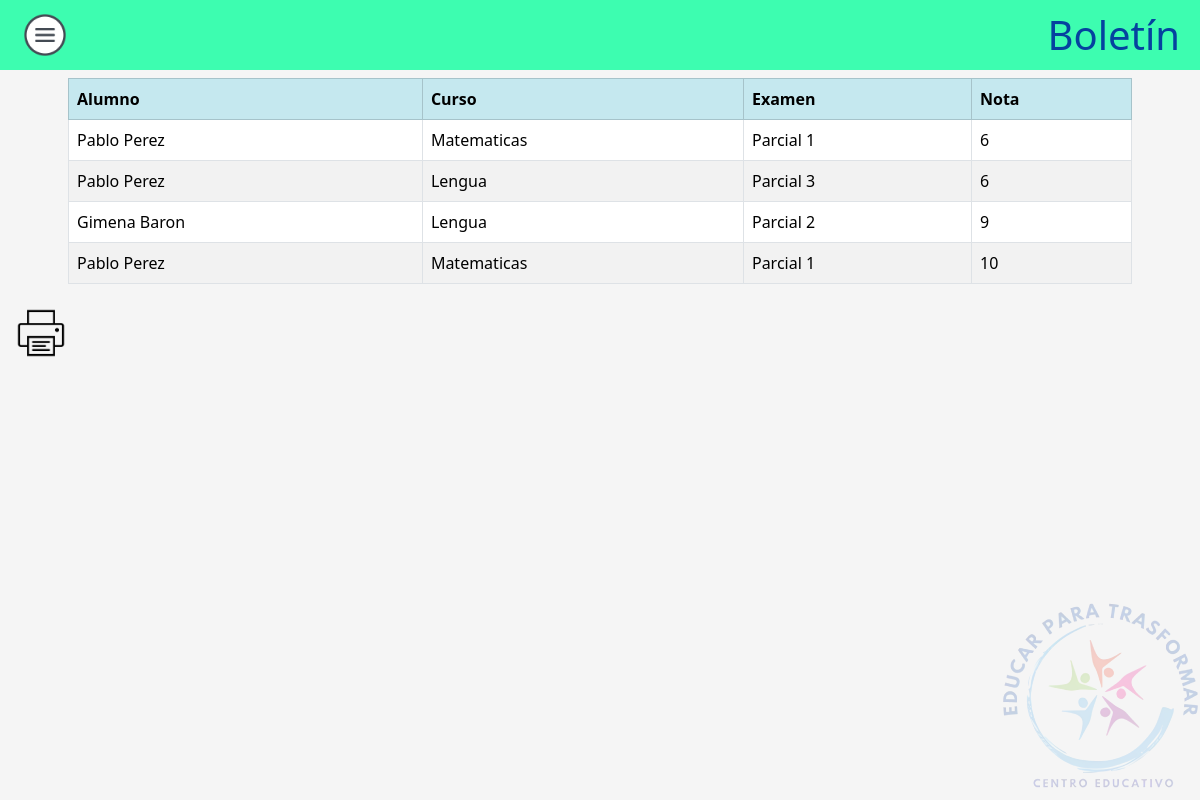
Screenshot of /Padre/boletinHijo.php (signed in) with the database file from the repository.
### tables this page shows
CREATE TABLE `alumno` (
  `id` int(11) NOT NULL,
  `correo` varchar(50) DEFAULT NULL,
  `password` varchar(50) DEFAULT NULL,
  `idPadre` int(11) DEFAULT NULL,
  `legajo` int(30) NOT NULL,
  `nombre` varchar(50) NOT NULL
);

CREATE TABLE `curso` (
  `id` int(11) NOT NULL,
  `nombre` varchar(50) NOT NULL
);

CREATE TABLE `examen` (
  `id` int(11) NOT NULL,
  `nombre` varchar(30) DEFAULT NULL,
  `idCurso` int(11) DEFAULT NULL,
  `idDocente` int(11) DEFAULT NULL
);

CREATE TABLE `examenalumno` (
  `id` int(11) NOT NULL,
  `idAlumno` int(11) NOT NULL,
  `idExamen` int(11) NOT NULL,
  `nota` double NOT NULL
);

### Padre/boletinHijo.php (the view, shortened to what this page needs)
<!DOCTYPE html>
<html>
<head>
    <link href="https://cdn.jsdelivr.net/npm/bootstrap@5.3.2/dist/css/bootstrap.min.css" rel="stylesheet">
    <link rel="stylesheet" href="../Css/styles.css">
</head>
<body>
    <header class="header no-print">
        <a type="button" data-bs-toggle="offcanvas" data-bs-target="#offcanvasExample" aria-controls="offcanvasExample">
            <img src="../Css/hamburguesa.png" width="50px">
        </a>
        <h1 style="text-align: center; color: #05429f">Boletín</h1>
    </header>
    <div class="mx-auto p-2" style="width: 90vw">
        <?php
        $conn = conectar();
        if (isset($_SESSION['user_id'])) {
            $idPadre = $_SESSION['user_id'];
        $sql = "SELECT alumno.nombre AS nombre_alumno, curso.nombre AS nombre_curso, examen.nombre AS nombre_examen, examenalumno.nota
        FROM alumno
        INNER JOIN alumnocurso ON alumno.id = alumnocurso.idAlumno
        INNER JOIN examen ON alumnocurso.idCurso = examen.idCurso
        INNER JOIN examenalumno ON alumno.id = examenalumno.idAlumno AND examen.id = examenalumno.idExamen
        INNER JOIN curso ON examen.idCurso = curso.id
        WHERE alumno.idPadre = $idPadre";
        $result = $conn->query($sql);
        } else {
        header('Location: padre.php');
        exit();
        }
        if ($result->num_rows > 0) {
            echo "<table class=\"table table-striped table-bordered\">
            <tr class='table-info'>
                <th>Alumno</th>
                <th>Curso</th>
                <th>Examen</th>
                <th>Nota</th>
            </tr>";
            while ($row = $result->fetch_assoc()) {
                echo "<tr>
                <td>" . $row["nombre_alumno"] . "</td>
                <td>" . $row["nombre_curso"] . "</td>
                <td>" . $row["nombre_examen"] . "</td>
                <td>" . $row["nota"] . "</td>
            </tr>";
            }
            echo "</table>";
        } else {
            echo "No se encontraron alumnos vinculados al padre.";
        }
        ?>
    </div>
    <a class="no-print ms-3" type='button' onclick='imprimirTabla()'><img src='../Css/print.png' width='50px'></a>
    <div id="footer">
        <img src="../Css/Logotipo200x200.png">
    </div>
</body>
</html>

### Css/styles.css (style rules this page uses)
body { background-color: #f5f5f5; }
.header { background-color: #3dfdb0; color: #fff; padding: 10px 20px; display: flex; justify-content: space-between; align-items: center; }
.header h1 { text-align: center; margin: 0; }
#footer { position: fixed; right: 0; bottom: 0; margin: 0; padding: 0; }
#footer img { width: 200px; opacity: 0.2; }

### rows the page displays
alumno: nombre "Pablo Perez", curso.nombre "Matematicas", examen.nombre "Parcial 1", examenalumno.nota "6", curso.nombre "Lengua", examen.nombre "Parcial 3", examenalumno.nota "10"
alumno: nombre "Gimena Baron", curso.nombre "Lengua", examen.nombre "Parcial 2", examenalumno.nota "9"
